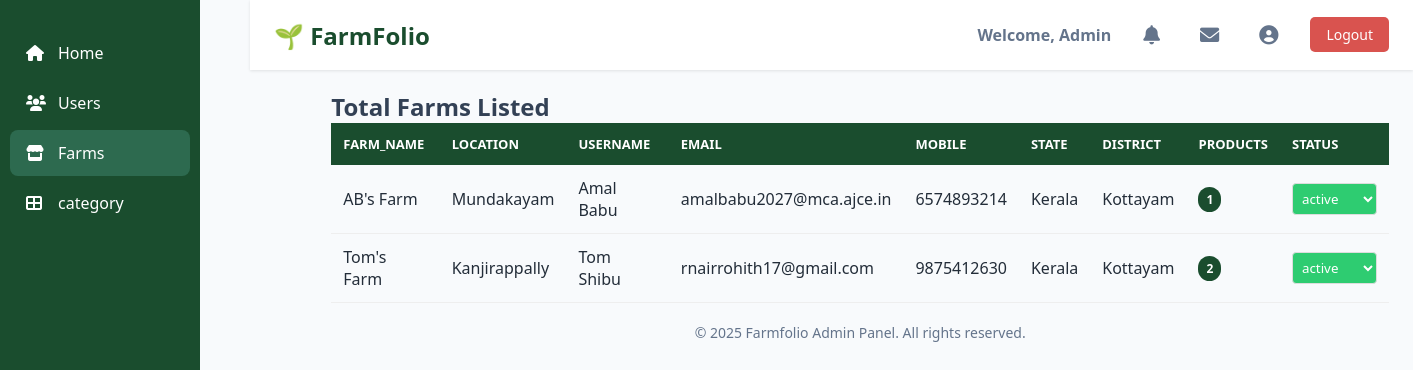
/admin/farm.php, run on the app's committed database.
### tables this page shows
CREATE TABLE `tbl_farms` (
  `farm_id` int(11) NOT NULL,
  `user_id` int(11) NOT NULL,
  `farm_name` varchar(255) NOT NULL,
  `location` varchar(255) NOT NULL,
  `description` text DEFAULT NULL,
  `created_at` timestamp NOT NULL DEFAULT current_timestamp(),
  `status` enum('pending','active','rejected') NOT NULL DEFAULT 'pending'
);

CREATE TABLE `tbl_signup` (
  `userid` int(11) NOT NULL,
  `username` varchar(50) NOT NULL,
  `mobile` varchar(15) NOT NULL,
  `email` varchar(100) NOT NULL,
  `house` varchar(255) NOT NULL,
  `state` varchar(100) NOT NULL,
  `district` varchar(100) NOT NULL,
  `pin` char(6) NOT NULL,
  `password` varchar(255) NOT NULL,
  `signup_time` datetime DEFAULT current_timestamp()
);

### admin/farm.php (the view, shortened to what this page needs)
<?php
include '../databse/connect.php';
$stmt = "SELECT
    tbl_farms.farm_id,
    tbl_farms.farm_name,
    tbl_farms.location,
    tbl_farms.status,
    tbl_signup.username,
    tbl_signup.email,
    tbl_signup.mobile,
    tbl_signup.state,
    tbl_signup.district,
    COUNT(tbl_products.product_id) as product_count
FROM tbl_signup
INNER JOIN tbl_login ON tbl_signup.userid=tbl_login.userid
INNER JOIN tbl_farms ON tbl_signup.userid=tbl_farms.user_id
LEFT JOIN tbl_products ON tbl_farms.farm_id=tbl_products.farm_id
GROUP BY tbl_farms.farm_id";
$result = $conn->query($stmt);
?>
<!DOCTYPE html>
<html>
<head>
    <link href="https://cdnjs.cloudflare.com/ajax/libs/font-awesome/6.0.0/css/all.min.css" rel="stylesheet">
</head>
<body>
    <header class="header">
        <div class="head"><h1>🌱 FarmFolio</h1></div>
        <div class="admin-controls">
            <h2>Welcome, Admin</h2>
            <button class="icon-btn" data-tooltip="Notifications"><i class="fas fa-bell"></i></button>
            <button class="icon-btn" data-tooltip="Messages"><i class="fas fa-envelope"></i></button>
            <button class="icon-btn" data-tooltip="Profile"><i class="fas fa-user-circle"></i></button>
            <button class="logout-btn" onclick="window.location.href='http://localhost/mini%20project/logout/logout.php'">Logout</button>
        </div>
    </header>
    <nav class="sidebar">
        <ul class="sidebar-menu">
            <li><a href="admin.php" ><i class="fas fa-home"></i><span>Home</span></a></li>
            <li><a href="user.php"><i class="fas fa-users"></i><span>Users</span></a></li>
            <li><a href="farm.php" class="active"><i class="fas fa-store"></i><span>Farms</span></a></li>
            <li><a href="category.php"><i class="fas fa-th-large"></i><span>category</span></a></li>
        </ul>
    </nav>
    <main class="main-content">
    <div class="admin-card">
        <h2>Total Farms Listed</h2>
        <table class="admin-table">
          <thead>
            <tr>
            <th>Farm_name</th>
            <th>location</th>
            <th>Username</th>
            <th>Email</th>
            <th>Mobile</th>
            <th>State</th>
            <th>District</th>
            <th>Products</th>
            <th>Status</th>
            </tr>
          </thead>
          <tbody>
    <?php
    while ($row = mysqli_fetch_assoc($result)) {
        echo "<tr>";
        echo "<td>" . htmlentities($row['farm_name']) . "</td>";
        echo "<td>" . htmlentities($row['location']) . "</td>";
        echo "<td>" . htmlentities($row['username']) . "</td>";
        echo "<td>" . htmlentities($row['email']) . "</td>";
        echo "<td>" . htmlentities($row['mobile']) . "</td>";
        echo "<td>" . htmlspecialchars($row['state']) . "</td>";
        echo "<td>" . htmlspecialchars($row['district']) . "</td>";
        echo "<td><span class='product-count'>" . $row['product_count'] . "</span></td>";
        echo "<td>";
        echo "<select class='status-dropdown' data-status='" . $row['status'] . "' data-farm-id='" . $row['farm_id'] . "'>";
        $statuses = ['pending', 'active', 'rejected'];
        foreach ($statuses as $status) {
            $selected = ($row['status'] == $status) ? "selected" : "";
            echo "<option value='$status' $selected>$status</option>";
        }
        echo "</select>";
        echo "</td>";
        echo "</tr>";
    }
    ?>
</tbody>
        </table>
        <footer class="footer">
            <p>© 2025 Farmfolio Admin Panel. All rights reserved.</p>
        </footer>
    </main>
</body>
</html>

### admin/farm.php (style rules this page uses)
* { margin: 0; padding: 0; box-sizing: border-box; font-family: 'Segoe UI', Arial, sans-serif; }
body { display: flex; min-height: 100vh; background: #f8fafc; color: #334155; }
.header { position: fixed; top: 0; right: 0; left: 250px; height: 70px; background: #ffffff; padding: 0 24px; display: flex; align-items: center; justify-content: space-between; box-shadow: 0 1px 3px rgba(0,0,0,0.1); z-index: 100; }
.logout-btn { background-color: #d9534f; color: white; border: none; padding: 8px 16px; border-radius: 5px; cursor: pointer; font-size: 14px; transition: 0.2s ease-in-out; }
.head h1 { color: #1a4d2e; font-size: 24px; font-weight: 600; }
.admin-controls { display: flex; align-items: center; gap: 24px; }
.admin-controls h2 { font-size: 16px; color: #64748b; }
.icon-btn { background: none; border: none; font-size: 1.2em; cursor: pointer; color: #64748b; padding: 8px; border-radius: 8px; transition: all 0.2s ease; }
.sidebar { width: 200px; background: #1a4d2e; color: white; padding: 10px; position: fixed; height: 100vh; left: 0; top: 0; z-index: 10; overflow: hidden; }
.sidebar-menu { list-style: none; margin-top: 20px; }
.sidebar-menu a { color: white; text-decoration: none; display: flex; align-items: center; padding: 12px 16px; border-radius: 8px; transition: all 0.2s ease; margin-bottom: 4px; }
.sidebar-menu i { margin-right: 12px; width: 20px; }
.active { background: #2d6a4f; font-weight: 500; }
.main-content { margin-left: 250px; flex: 1; padding: 90px 24px 24px; }
.footer { text-align: center; margin-top: 20px; font-size: 14px; color: #64748b; }
.admin-table { width: 100%; border-collapse: collapse; }
.admin-table th { background-color:#1a4d2e; color: white; padding: 12px; text-align: left; text-transform: uppercase; font-size: 13px; }
.admin-table td { padding: 12px; border-bottom: 1px solid #eee; color: #232d39; }
.status-dropdown { padding: 5px; border-radius: 4px; border: 1px solid #ddd; color: white; }
.status-dropdown[data-status="active"] { background-color: #2ecc71; }
.product-count { background-color: #1a4d2e; color: white; padding: 4px 8px; border-radius: 12px; font-size: 12px; font-weight: bold; }

### data on the page
tbl_farms: farm_name "AB's Farm", location "Mundakayam", user.username "Amal Babu", user.email "amalbabu2027@mca.ajce.in", user.mobile "6574893214", user.state "Kerala", user.district "Kottayam", product_count "1", status+farm_id "active"
tbl_farms: farm_name "Tom's Farm", location "Kanjirappally", user.username "Tom Shibu", user.email "rnairrohith17@gmail.com", user.mobile "9875412630", user.state "Kerala", user.district "Kottayam", product_count "2", status+farm_id "active"
